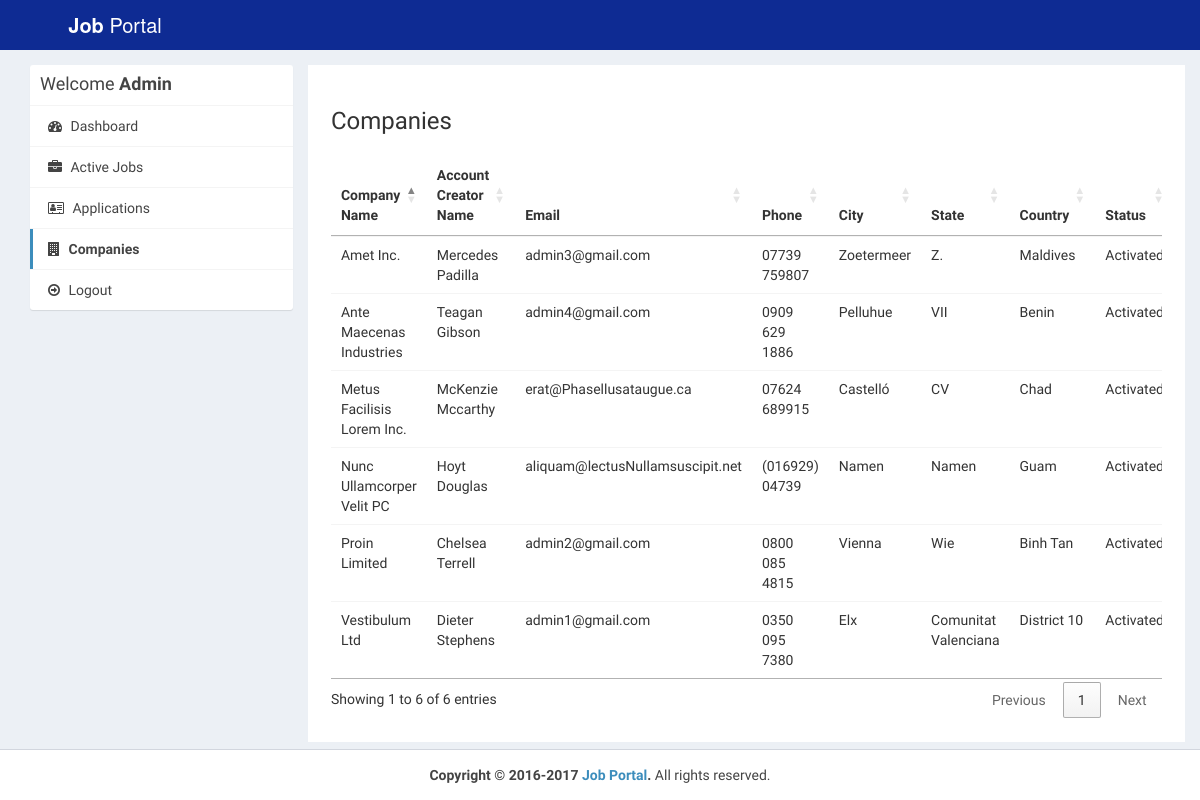
The page /admin/companies.php (signed in) on the database as committed earlier.
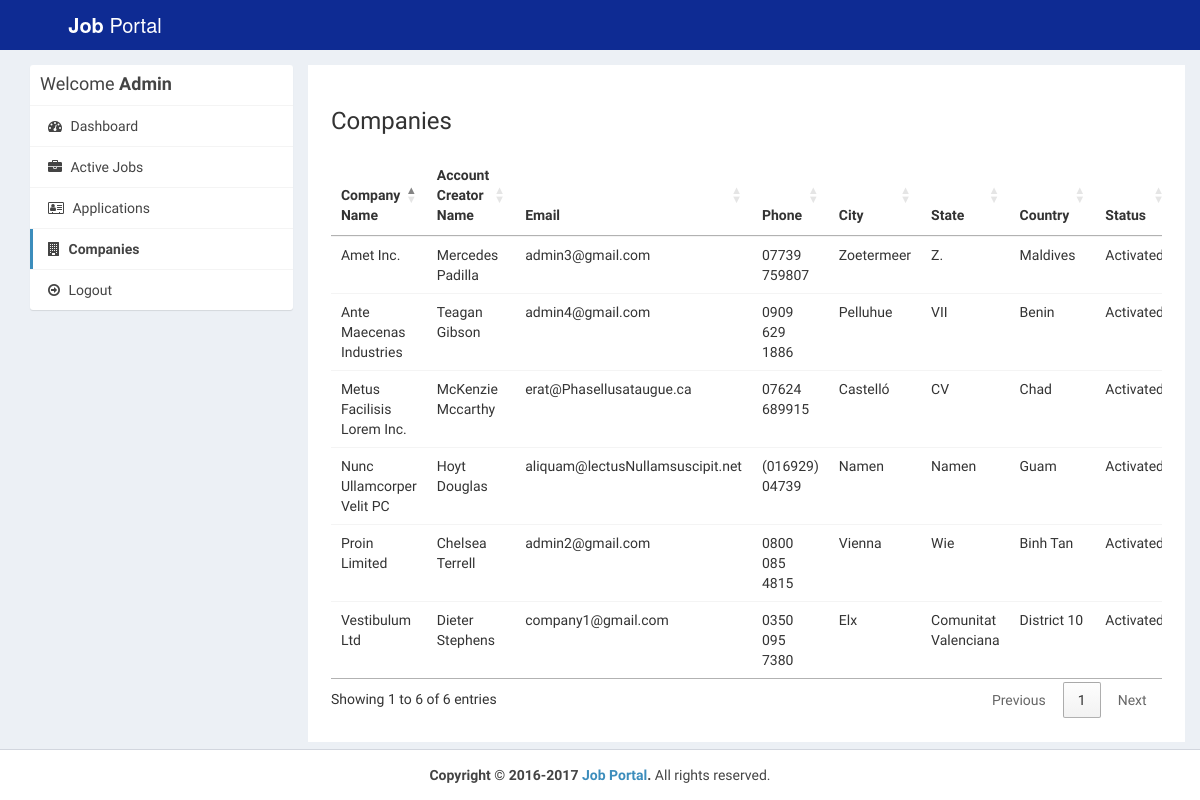
The same page on the database as committed later.
### tables this page shows
CREATE TABLE `company` (
  `id_company` int(11) NOT NULL,
  `name` varchar(255) NOT NULL,
  `companyname` varchar(255) NOT NULL,
  `country` varchar(255) NOT NULL,
  `state` varchar(255) NOT NULL,
  `city` varchar(255) NOT NULL,
  `contactno` varchar(255) NOT NULL,
  `website` varchar(255) NOT NULL,
  `email` varchar(255) NOT NULL,
  `password` varchar(255) NOT NULL,
  `aboutme` varchar(255) DEFAULT NULL,
  `logo` varchar(255) NOT NULL,
  `createdAt` timestamp NOT NULL DEFAULT CURRENT_TIMESTAMP,
  `active` int(11) NOT NULL DEFAULT '2'
);

### admin/companies.php (the view, shortened to what this page needs)
<?php
require_once("../db.php");
?>
<!DOCTYPE html>
<html>
<head>
  <link rel="stylesheet" href="https://cdnjs.cloudflare.com/ajax/libs/twitter-bootstrap/3.3.7/css/bootstrap.min.css">
  <link rel="stylesheet" href="https://cdnjs.cloudflare.com/ajax/libs/font-awesome/4.7.0/css/font-awesome.min.css">
  <link rel="stylesheet" href="https://cdnjs.cloudflare.com/ajax/libs/ionicons/2.0.1/css/ionicons.min.css">
  <link rel="stylesheet" href="https://cdn.datatables.net/1.10.15/css/jquery.dataTables.min.css">
  <link rel="stylesheet" href="../css/AdminLTE.min.css">
  <link rel="stylesheet" href="../css/_all-skins.min.css">
  <link rel="stylesheet" href="../css/custom.css">
</head>
<body class="hold-transition skin-green sidebar-mini">
<div class="wrapper">
  <header class="main-header">
    <a href="index.php" class="logo logo-bg">
      <span class="logo-lg"><b>Job</b> Portal</span>
    </a>
    <nav class="navbar navbar-static-top">
    </nav>
  </header>
  <div class="content-wrapper" style="margin-left: 0px;">
    <section id="candidates" class="content-header">
      <div class="container">
        <div class="row">
          <div class="col-md-3">
            <div class="box box-solid">
              <div class="box-header with-border">
                <h3 class="box-title">Welcome <b>Admin</b></h3>
              </div>
              <div class="box-body no-padding">
                <ul class="nav nav-pills nav-stacked">
                  <li><a href="dashboard.php"><i class="fa fa-dashboard"></i> Dashboard</a></li>
                  <li><a href="active-jobs.php"><i class="fa fa-briefcase"></i> Active Jobs</a></li>
                  <li><a href="applications.php"><i class="fa fa-address-card-o"></i> Applications</a></li>
                  <li class="active"><a href="companies.php"><i class="fa fa-building"></i> Companies</a></li>
                  <li><a href="../logout.php"><i class="fa fa-arrow-circle-o-right"></i> Logout</a></li>
                </ul>
              </div>
            </div>
          </div>
          <div class="col-md-9 bg-white padding-2">
            <h3>Companies</h3>
            <div class="row margin-top-20">
              <div class="col-md-12">
                <div class="box-body table-responsive no-padding">
                  <table id="example2" class="table table-hover">
                    <thead>
                      <th>Company Name</th>
                      <th>Account Creator Name</th>
                      <th>Email</th>
                      <th>Phone</th>
                      <th>City</th>
                      <th>State</th>
                      <th>Country</th>
                      <th>Status</th>
                    </thead>
                    <tbody>
                      <?php
                      $sql = "SELECT * FROM company";
                      $result = $conn->query($sql);
                      if($result->num_rows > 0) {
                        while($row = $result->fetch_assoc()) {
                      ?>
                      <tr>
                        <td><?php echo $row['companyname']; ?></td>
                        <td><?php echo $row['name']; ?></td>
                        <td><?php echo $row['email']; ?></td>
                        <td><?php echo $row['contactno']; ?></td>
                        <td><?php echo $row['city']; ?></td>
                        <td><?php echo $row['state']; ?></td>
                        <td><?php echo $row['country']; ?></td>
                        <td>
                        <?php
                          if($row['active'] == '1') {
                            echo "Activated";
                          } else if($row['active'] == '2') {
                            ?>
                            <a href="reject-company.php?id=<?php echo $row['id_company']; ?>">Reject</a> <a href="approve-company.php?id=<?php echo $row['id_company']; ?>">Approve</a>
                            <?php
                          } else if ($row['active'] == '3') {
                            ?>
                              <a href="approve-company.php?id=<?php echo $row['id_company']; ?>">Reactivate</a>
                            <?php
                          } else if($row['active'] == '0') {
                            echo "Rejected";
                          }
                        ?>
                        </td>
                      </tr>
                     <?php
                        }
                      }
                    ?>
                    </tbody>
                  </table>
                </div>
              </div>
            </div>
          </div>
        </div>
      </div>
    </section>
  </div>
  <footer class="main-footer" style="margin-left: 0px;">
    <div class="text-center">
      <strong>Copyright &copy; 2016-2017 <a href="learningfromscratch.online">Job Portal</a>.</strong> All rights
    reserved.
    </div>
  </footer>
</div>
</body>
</html>

### css/custom.css (style rules this page uses)
.logo-bg { background-color: #0e2b93 !important; }
.margin-top-20 { margin-top: 20px; }
.padding-2 { padding: 2%; }
.bg-white { background-color: #fff; }

Rows that differ between the two databases and show on the page:
changed company "Vestibulum Ltd": email "admin1@gmail.com" → "company1@gmail.com"
